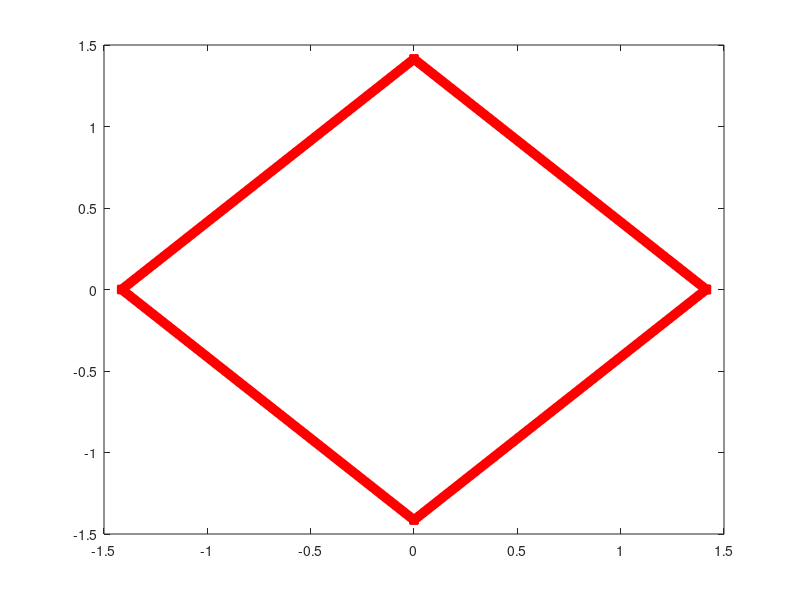

MATLAB code for this plot:
%Sesion 1 ejercicio 3%

%Rotar el cuadrado del ejercicio 1 un angulo de pi/4%

p1=[1;1];
p2=[1;-1];
p3=[-1;-1];
p4=[-1;1];

alfa=pi/4;
rotacion=[cos(alfa) sin(alfa); -sin(alfa) cos(alfa)];

p1New=rotacion*p1;
p2New=rotacion*p2;
p3New=rotacion*p3;
p4New=rotacion*p4;

x=[p1New(1) p2New(1) p3New(1) p4New(1) p1New(1)];
y=[p1New(2) p2New(2) p3New(2) p4New(2) p1New(2)];

plot(x,y,'r+-','LineWidth',7);  